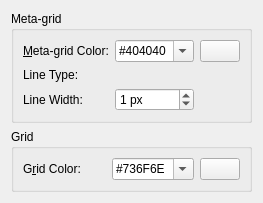
         <widget class="QWidget" name="points">
          <attribute name="title">
           <string>Points Grid</string>
          </attribute>
          <layout class="QGridLayout" name="gridLayout_22">
           <item row="3" column="0">
            <spacer name="verticalSpacer_6">
             <property name="orientation">
              <enum>Qt::Orientation::Vertical</enum>
             </property>
             <property name="sizeHint" stdset="0">
              <size>
               <width>20</width>
               <height>0</height>
              </size>
             </property>
            </spacer>
           </item>
           <item row="1" column="0">
            <widget class="QGroupBox" name="groupBox_8">
             <property name="title">
              <string>Grid</string>
             </property>
             <layout class="QGridLayout" name="gridLayout_7">
              <item row="9" column="0">
               <widget class="QLabel" name="lGridColor">
                <property name="text">
                 <string>G&amp;rid Color:</string>
                </property>
                <property name="wordWrap">
                 <bool>false</bool>
                </property>
                <property name="buddy">
                 <cstring>cbGridPointsColor</cstring>
                </property>
               </widget>
              </item>
              <item row="9" column="2">
               <widget class="QPushButton" name="pb_gridPoints">
                <property name="sizePolicy">
                 <sizepolicy hsizetype="Maximum" vsizetype="Fixed">
                  <horstretch>0</horstretch>
                  <verstretch>0</verstretch>
                 </sizepolicy>
                </property>
                <property name="toolTip">
                 <string>Click to select color</string>
                </property>
                <property name="text">
                 <string/>
                </property>
                <property name="icon">
                 <iconset resource="../../../../../res/controls/controls.qrc">
                  <normaloff>:/controls/colorxx.png</normaloff>:/controls/colorxx.png</iconset>
                </property>
               </widget>
              </item>
              <item row="9" column="1">
               <widget class="QComboBox" name="cbGridPointsColor">
                <property name="toolTip">
                 <string>Color for grid points</string>
                </property>
                <property name="accessibleDescription">
                 <string notr="true"/>
                </property>
                <property name="editable">
                 <bool>true</bool>
                </property>
                <item>
                 <property name="text">
                  <string notr="true">#736F6E</string>
                 </property>
                </item>
               </widget>
              </item>
             </layout>
            </widget>
           </item>
           <item row="0" column="0">
            <widget class="QGroupBox" name="groupBox_6">
             <property name="title">
              <string>Meta-grid</string>
             </property>
             <layout class="QGridLayout" name="gridLayout_20">
              <item row="2" column="1">
               <widget class="QG_LineTypeBox" name="wMetaGridPointsLineType" native="true">
                <property name="toolTip">
                 <string>Type of Meta Grid line if grid is drawn as points</string>
                </property>
               </widget>
              </item>
              <item row="3" column="1">
               <widget class="QSpinBox" name="sbMetaGridPointsWidth">
                <property name="toolTip">
                 <string>Width of Meta Grid line if grid is drawn by points</string>
                </property>
                <property name="suffix">
                 <string> px</string>
                </property>
                <property name="maximum">
                 <number>10</number>
                </property>
                <property name="value">
                 <number>1</number>
                </property>
               </widget>
              </item>
              <item row="2" column="0">
               <widget class="QLabel" name="lMetaGridLineType">
                <property name="text">
                 <string>Line Type: </string>
                </property>
               </widget>
              </item>
              <item row="3" column="0">
               <widget class="QLabel" name="lMetaGridLineWidth">
                <property name="text">
                 <string>Line Width:</string>
                </property>
               </widget>
              </item>
              <item row="1" column="1">
               <widget class="QComboBox" name="cbMetaGridPointsColor">
                <property name="toolTip">
                 <string>Color for Meta Grid lines if grid drawn by points</string>
                </property>
                <property name="accessibleDescription">
                 <string notr="true"/>
                </property>
                <property name="editable">
                 <bool>true</bool>
                </property>
                <item>
                 <property name="text">
                  <string notr="true">#404040</string>
                 </property>
                </item>
               </widget>
              </item>
              <item row="1" column="0">
               <widget class="QLabel" name="lMetaGridColor">
                <property name="text">
                 <string>&amp;Meta-grid Color:</string>
                </property>
                <property name="wordWrap">
                 <bool>false</bool>
                </property>
                <property name="buddy">
                 <cstring>cbMetaGridPointsColor</cstring>
                </property>
               </widget>
              </item>
              <item row="1" column="2">
               <widget class="QPushButton" name="pb_metaPoints">
                <property name="sizePolicy">
                 <sizepolicy hsizetype="Maximum" vsizetype="Fixed">
                  <horstretch>0</horstretch>
                  <verstretch>0</verstretch>
                 </sizepolicy>
                </property>
                <property name="toolTip">
                 <string>Click to select color</string>
                </property>
                <property name="text">
                 <string/>
                </property>
                <property name="icon">
                 <iconset resource="../../../../../res/controls/controls.qrc">
                  <normaloff>:/controls/colorxx.png</normaloff>:/controls/colorxx.png</iconset>
                </property>
               </widget>
              </item>
             </layout>
            </widget>
           </item>
          </layout>
         </widget>
